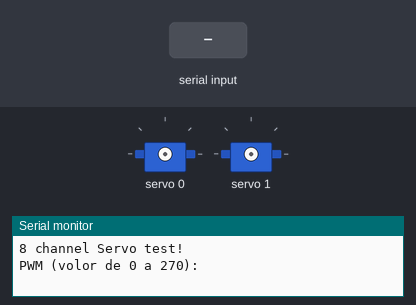
Recording of a sketch running on a simulated Arduino Uno, built with avr-gcc and run on an emulated ATmega328P. On the bench: 2 × servo, the last lines printed to the serial monitor. The inputs (shaded band) are chosen by the test bench.

Above: at 1.2 s.
1.3 s: "90,45\n" received over Serial
3.0 s: "30,150\n" received over Serial
At 3.7 s:
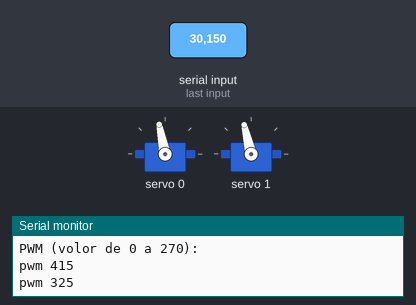
4.5 s: "5\n" received over Serial
At 4.9 s:
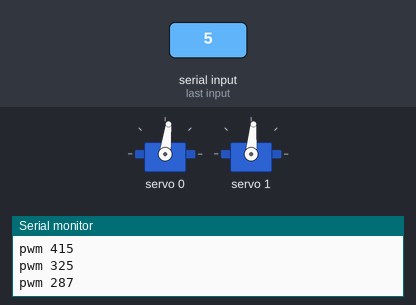
6.0 s: "200\n" received over Serial
At 7.2 s:
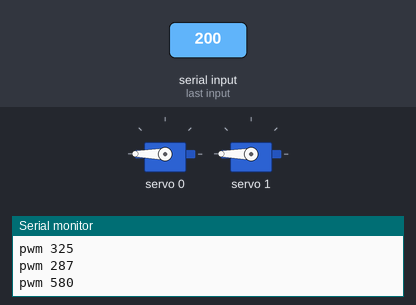
7.5 s: "90\n" received over Serial
At 8.5 s:
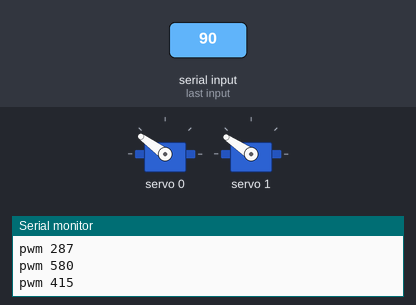
Timing chart, 0 to 10.0 s (numbered marks = the images above; inputs shaded):
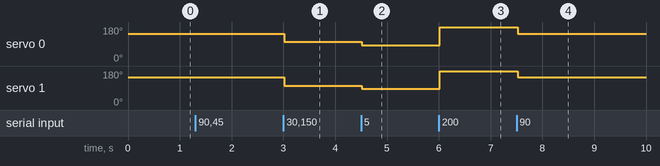

The sketch:

calibrationServos.ino
```cpp
//  ------> http://www.adafruit.com/products/815
#include <Wire.h>
#include <Adafruit_PWMServoDriver.h>

Adafruit_PWMServoDriver pwm = Adafruit_PWMServoDriver();

// 270º porem só vamos usar 35 para um lado + 25 para outro
// MEIO 277 !!!!!!
#define SERVOMID 277
#define SERVOMIN  250//70//253 // 70 -se fosse 270º
#define SERVOMAX  310//500//332 // 500 -se fosse 270º
#define USMIN  600 // This is the rounded 'minimum' microsecond length based on the minimum pulse of 150
#define USMAX  2400 // This is the rounded 'maximum' microsecond length based on the maximum pulse of 600
#define SERVO_FREQ 50 // Analog servos run at ~50 Hz updates

// 280 meio

uint8_t leftServo = 0;
uint8_t rightServo = 1;
int data = 0;

void setup() {
  Serial.begin(9600);
  Serial.println("8 channel Servo test!");

  pwm.begin();
  pwm.setOscillatorFrequency(27000000);
  pwm.setPWMFreq(SERVO_FREQ);  // Analog servos run at ~50 Hz updates


  askServoPWM();

  delay(10);
}

void setServoPulse(uint8_t n, double pulse) {
  double pulselength;

  pulselength = 1000000;   // 1,000,000 us per second
  pulselength /= SERVO_FREQ;   // Analog servos run at ~60 Hz updates
  Serial.print(pulselength); Serial.println(" us per period");
  pulselength /= 4096;  // 12 bits of resolution
  Serial.print(pulselength); Serial.println(" us per bit");
  pulse *= 1000000;  // convert input seconds to us
  pulse /= pulselength;
  Serial.println(pulse);
  pwm.setPWM(n, 0, pulse);
}

void askServoPWM() {
  Serial.println("PWM (volor de 0 a 270): ");
}

void loop() {
  if (Serial.available()) {
    String input = Serial.readStringUntil('\n'); // Lê a linha inteira até encontrar uma quebra de linha
    data = input.toInt();

    // 330 277 240 - valores sem a barra sao perigosos
    // 310 277 255 - valores safe

    // int pulso = map(data, 0, 270, SERVOMIN, SERVOMAX); // 135
    int pulso = map(data, -20, 20, SERVOMIN, SERVOMAX); /* -25, 35 */ // 165, 115

    pwm.setPWM(leftServo, 0, pulso);
    pwm.setPWM(rightServo, 0, pulso + 4);
    Serial.print("pwm "); Serial.println(pulso);
  }
  /* int pulso = map(30, -20, 30, SERVOMIN, SERVOMAX);
  pwm.setPWM(leftServo, 0, pulso);
  pwm.setPWM(rightServo, 0, pulso);

  delay(250);
  pulso = map(-20, -20, 30, SERVOMIN, SERVOMAX);
  pwm.setPWM(leftServo, 0, pulso);
  pwm.setPWM(rightServo, 0, pulso); */
  /* // pwm.setPWM(leftServo, 0, 600);
  for (uint16_t pulselen = 0; pulselen < 500; pulselen=pulselen+20) {
    Serial.print("pwmlen "); Serial.println(pulselen);
    pwm.setPWM(leftServo, 0, pulselen);
    delay(1000);
  }
  Serial.println("-----------------------------------------------------");

  for (uint16_t pulselen = SERVOMAX; pulselen >= 70; pulselen=pulselen-10) {
    Serial.print("pwmlen "); Serial.println(pulselen);
    pwm.setPWM(leftServo, 0, pulselen);
    delay(1000);
  } */

  delay(500);
}
```

Measured:
- after the input at 3.0 s, servo 0: 144° → 101° at once; servo 1: 146° → 103° at once
- after the input at 4.5 s, servo 0: 101° → 83° at once; servo 1: 103° → 85° at once
- after the input at 6.0 s, servo 0: 83° → 180° at once; servo 1: 85° → 180° at once
- after the input at 7.5 s, servo 0: 180° → 144° at once; servo 1: 180° → 146° at once
